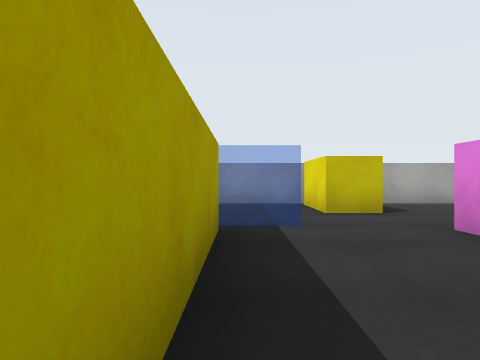
[1] (above)

17 first-person views from a walk through a Unity game level. The camera is 0.58 m above the floor, looks level and sees 70° across. The floor is counted in squares, 1 m on a side. Each view is taken from the middle of a square. On the plan, view 1 faces up. The plan holds only what a view shows up to about 9 squares ahead; the rest is blank. The player character is not drawn. Surface patterns are stand-ins for the level's own textures.

[2]
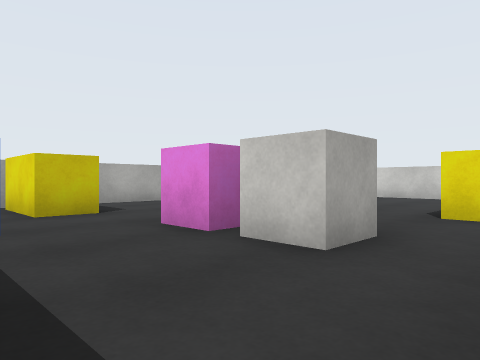

[3]
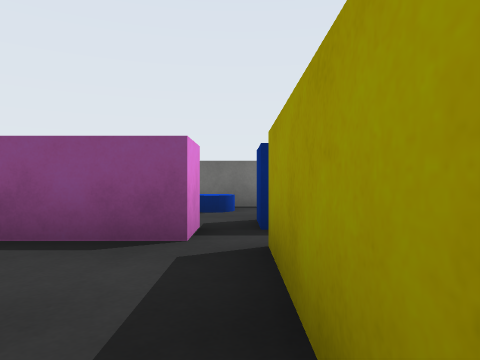

[4]
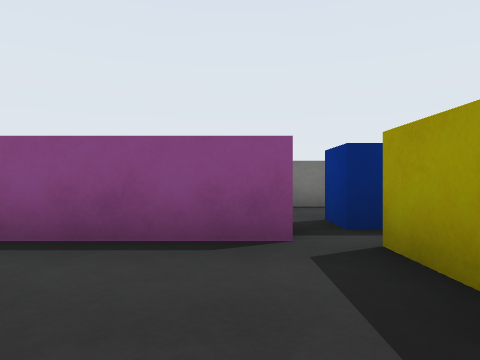

[5]
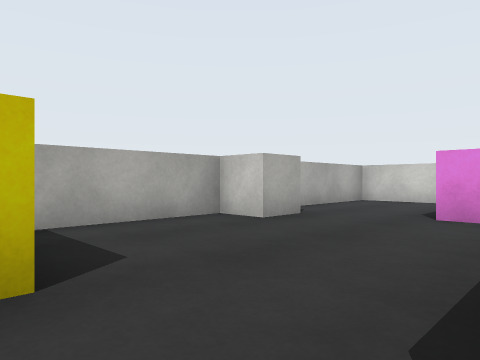

[6]
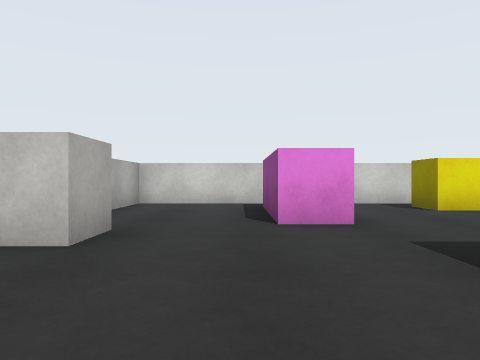

[7]
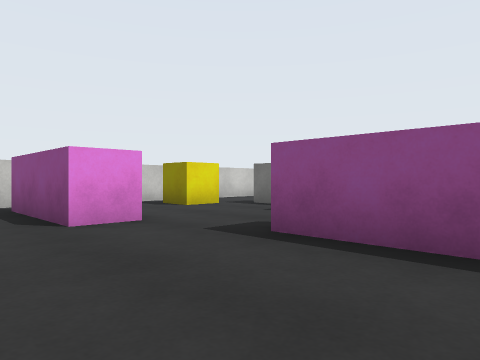

[8]
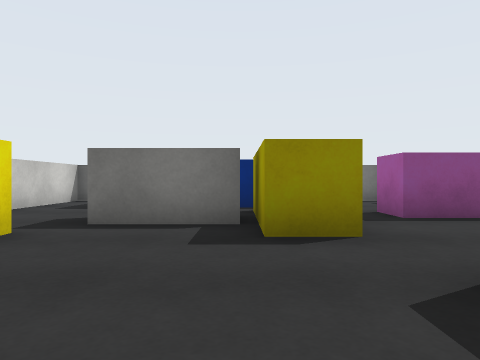

[9]
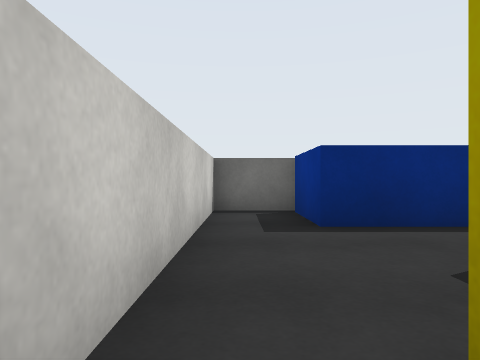

[10]
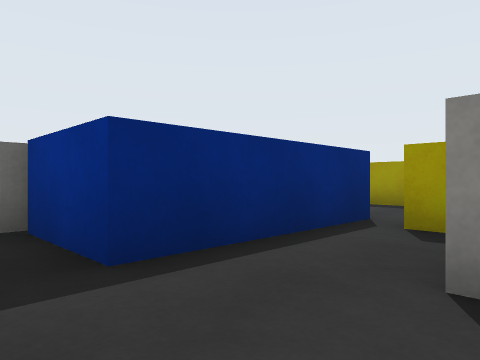

[11]
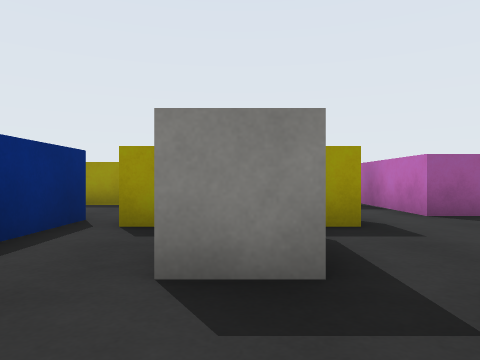

[12]
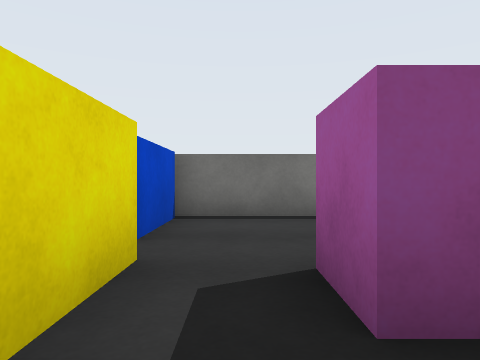

[13]
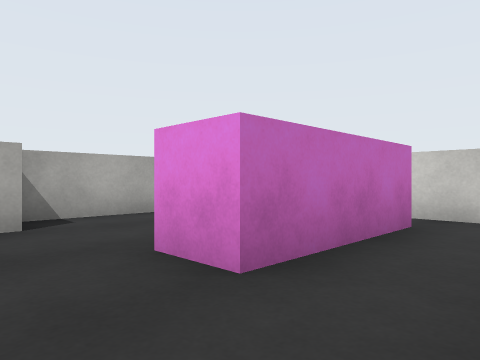

[14]
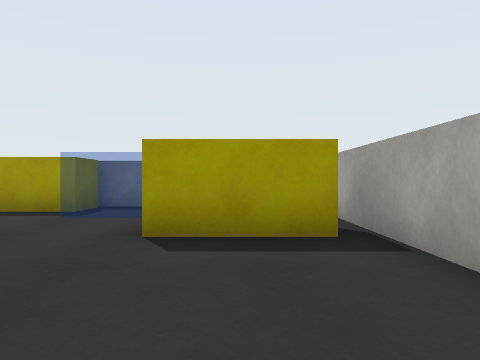

[15]
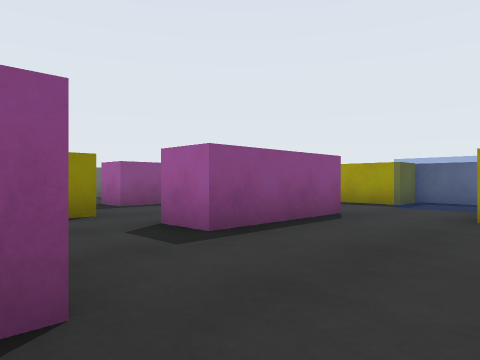

[16]
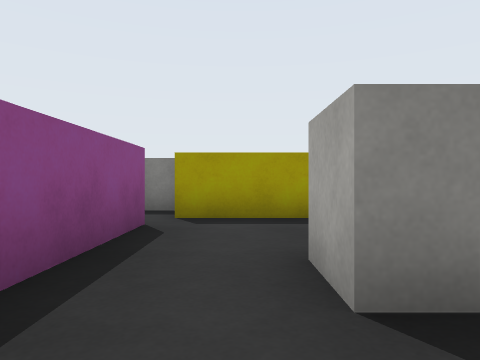

[17]
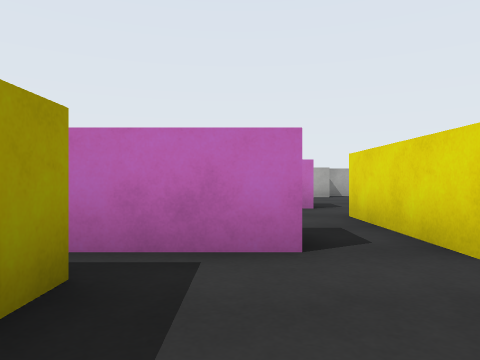

### Floor plan
Ten units are one square. View 1 is at (0, 0); x grows to the right and y downward. Boxes are objects, and circles mark ways between rooms. Rooms are numbered by the first view taken in them; rooms with no view inside come last. Other rooms are left out.
<svg viewBox="-20 -90 140 140">
<path fill="none" stroke="#000" d="M25 -30 25 -40M5 2 25 2M-12 -40 -3 -40 -3 0M-15 -54 -15 -39M75 -45 75 -55 105 -55M25 -40 55 -40M115 -55 115 -85 -6 -85M67 6 67 15M58 15 58 -15 67 -15 67 -9M60 22 100 22 100 45 115 45 115 -55M55 -40 55 -30 25 -30M105 -45 75 -45M25 2 45 2 45 12M38 45 60 45 60 22M45 12 26 12"/>
<rect x="15" y="-85" width="10" height="30" fill="#bbb"><title>yellow block</title></rect>
<rect x="55" y="-85" width="20" height="10" fill="#bbb"><title>white cube</title></rect>
<rect x="25" y="-25" width="10" height="10" fill="#bbb"><title>white cube</title></rect>
<rect x="65" y="-5" width="30" height="10" fill="#bbb"><title>other object</title></rect>
<rect x="95" y="-25" width="10" height="10" fill="#bbb"><title>yellow cube</title></rect>
<rect x="-5" y="25" width="20" height="10" fill="#bbb"><title>blue cylinder</title></rect>
<rect x="25" y="15" width="10" height="30" fill="#bbb"><title>yellow block</title></rect>
<circle cx="20" cy="-50" r="3" fill="#2a7"/>
<circle cx="35" cy="-15" r="3" fill="#2a7"/>
<circle cx="110" cy="-50" r="3" fill="#2a7"/>
<circle cx="65" cy="-40" r="3" fill="#2a7"/>
<circle cx="50" cy="5" r="3" fill="#2a7"/>
<text x="10" y="-20">1</text>
<text x="60" y="-70">2</text>
<text x="80" y="-10">3</text>
<text x="30" y="30">4</text>
</svg>
Room 1 opens to room 2. Room 1 opens to room 3. Room 2 opens to room 3. Room 3 opens to room 4.

Where each view was taken, in squares from view 1:
view 1: 0 up, 0 right, facing up
view 2: 0 up, 0 right, facing up-right
view 3: 3 up, 0 right, facing down
view 4: 3 up, 1 right, facing down
view 5: 4 up, 2 right, facing up-right
view 6: 6 up, 3 right, facing right
view 7: 7 up, 3 right, facing down-right
view 8: 5 up, 7 right, facing down
view 9: 2 up, 11 right, facing down
view 10: 0 up, 11 right, facing down-left
view 11: 0 up, 11 right, facing left
view 12: 1 up, 5 right, facing down
view 13: 3 up, 6 right, facing up-right
view 14: 7 up, 6 right, facing left
view 15: 7 up, 8 right, facing down-left
view 16: 1 up, 5 right, facing left
view 17: 4 down, 4 right, facing up
